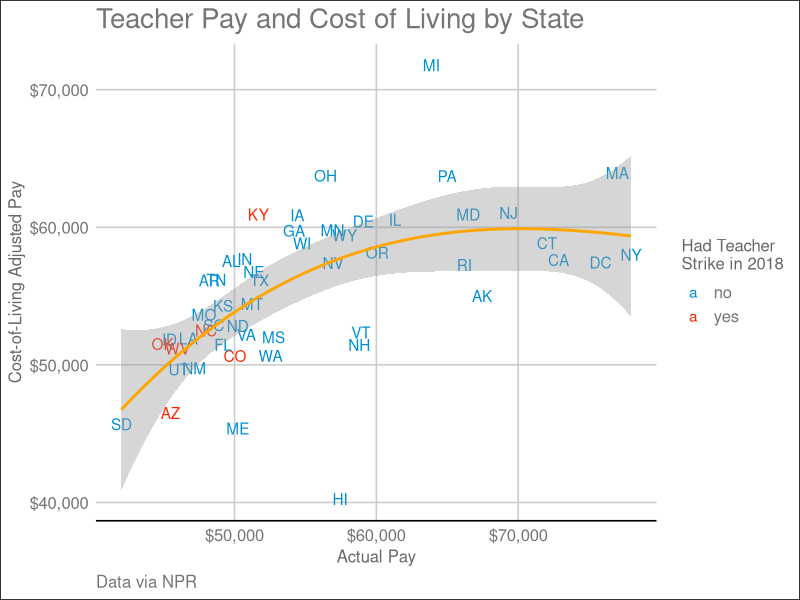

This figure's R source:

library(tidyverse)
library(ggthemes)
library(readxl)

states<-read_xlsx("data.xlsx")
states
ggplot(states, aes(x=`Actual Pay`, y = `Adjusted Pay`)) + 
  geom_text(aes(label=Abbreviation, color=factor(Strike))) +
  geom_smooth(method = "lm", color="orange", formula = y ~ splines::bs(x, 3)) + 
  labs(
    title="Teacher Pay and Cost of Living by State",
    y = "Cost-of-Living Adjusted Pay",
    x = "Actual Pay",
    color = "Had Teacher 
Strike in 2018",
    caption = "Data via NPR"
  ) + 
  theme_gdocs()+
  scale_color_fivethirtyeight()+
  scale_x_continuous(labels = scales::dollar)+
  scale_y_continuous(labels = scales::dollar)
